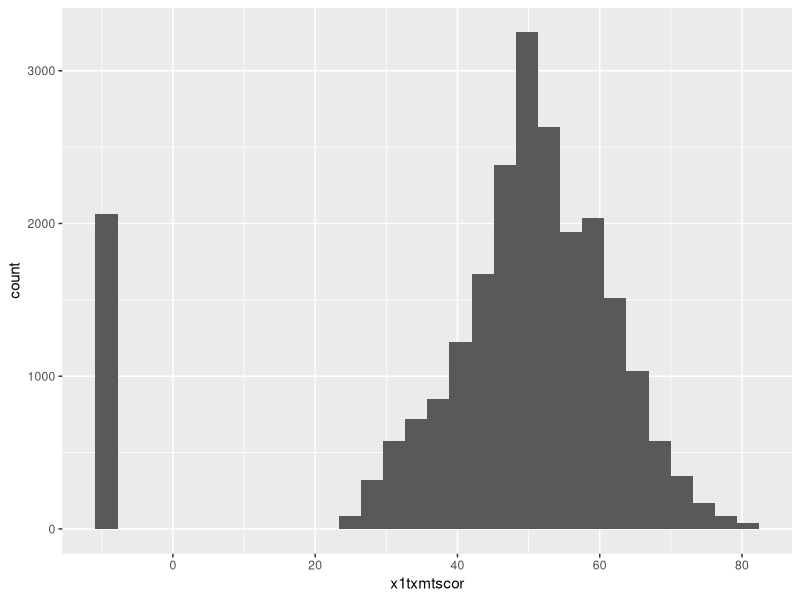

R code for this plot: (Note: this script raises an error after producing the figure.)
## ## You should have these packages already, we installed them our first lesson
## ## but if you're not sure, run this code just in case
## install.packages(c("knitr", "rmarkdown", "quarto"))

library(tidyverse)

df <- read_csv(file.path("data", "hsls-small.csv"))

ggplot(data = df) +
  geom_histogram(mapping = aes(x = x1txmtscor))





## source("06-viz-ii.R")

patch



print(df_long)

## Read in using .dta so we have nice labels
df <- haven::read_dta("data/hsls-small.dta") |>
  drop_na(x1txmtscor)

df |>
  summarize(mean(x1txmtscor))

library(knitr)

df |>
  summarize(mean(x1txmtscor)) |>
  kable()

df |>
  summarize(mean(x1txmtscor)) |>
  kable(col.names = c("Mean of Math Score"),
        digits = 2)

df |> 
  group_by(as_factor(x1region), as_factor(x1sex)) |>
  summarize(mean = mean(x1txmtscor),
            median = median(x1txmtscor),
            min = min(x1txmtscor),
            max = max(x1txmtscor)) |>
  kable(col.names = c("Region", "Sex", "Mean", "Median", "Min", "Max"),
        digits = 2,
        caption = "Math Score by Region and Sex")
